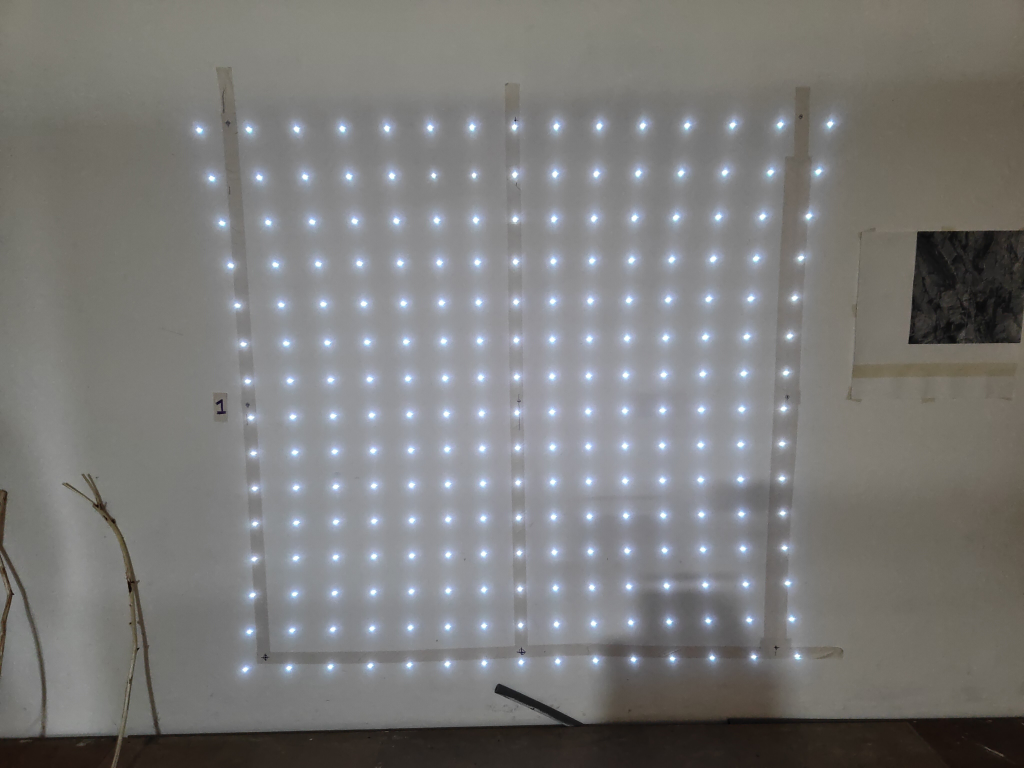
#> input picture fotos_2023nov/1.jpg, 4096 x 3072 px (shown at 1/4 size)
$ python process.py   (older library calls are emulated)
#> lines starting #> are read from the running program, lines starting #| are printed output that depends on the picture
### twod_to_twod_perspective_transformation.py

import numpy

class TwoDToTwoDPerspectiveTransformation:
    # More details on https://math.stackexchange.com/questions/296794/finding-the-transform-matrix-from-4-projected-points-with-javascript/339033#339033

    def __init__(self):
        self.__calibrated = False
        self.__matrix = None
        self.__matrix_inv = None

    @property
    def is_calibrated(self):
        return self.__calibrated

    # [40 lines left out: functions calibrate, transform_input_to_output, transform_output_to_input, _transform, _calibrate, _homogenize_to_matrix, not called in this run]

    def __str__(self):
        return f"{self.__matrix}"

### dist_transformation.py

import numpy
import math
import scipy.optimize


class DistTransformation:
    # More details on https://math.stackexchange.com/questions/296794/finding-the-transform-matrix-from-4-projected-points-with-javascript/339033#339033

    def __init__(self):
        #  Y = b * tan(s*las_sp_y - a)
        #  X = (d/cos(s*las_sp_y) + e) * tan(t*las_sp_x - c)

        self.params_str = " a, b, c, d, e, s, t, x0, y0"
        self.params     = []
        self.s = math.pi / (8*400) # guestimate , rad/pixel
        self.t = math.pi / (8*400) # guestimate , rad/pixel
        self.d = 546  # guestimate , pixel
        self.e = 51   # guestimate , pixel
        self.b = 652
        self.a = 0.0041
        self.c = 0
        self.x0 = 0
        self.y0 = 0

        self.__calibrated = False

    @property
    def is_calibrated(self):
        return self.__calibrated

    # [22 lines left out: functions calibrate, remove_disto, add_disto, not called in this run]


    def _add_disto_x(self, las_sp_x, las_sp_y, a,b,c,d,e,s,t, x0, y0):
         X =  (d/math.cos(s*las_sp_y) + e) * math.tan(t*las_sp_x - c) + x0
         return X

    def _add_disto_y(self, las_sp_y, a,b,c,d,e,s,t, x0, y0):
         Y = b * math.tan(s*las_sp_y - a) + y0
         return Y

    # [19 lines left out: functions _add_disto, _calibrate, not called in this run]

### process.py
import math
import numpy as np
print("numpy version  : " + np.version.version)
import matplotlib.pyplot as plot
from json import JSONEncoder
import cv2 as cv2
print("opencv version : " + cv2.__version__ )
import json
import argparse
import os.path
from math import *

from twod_to_twod_perspective_transformation import TwoDToTwoDPerspectiveTransformation
from dist_transformation import DistTransformation


# ===================================================
# what do/should we do : map two coordinate systems
#  laser_pixel (las_pix) ===> world_meters (wor_met) ===> photo_pixels (pho_pix)
#
#  1st : manual create reference world coordinates (world --> photo pixels)
#    fit the world meters to photo pixels
#  2nd : find the laser spots via image processing
#    map those to laser pixel grid.
#  3rd : convert laser-photo pixels --> world coordinates
#
#  4th : fit laser pixel grid towards world coordinates.

class LaserFoto:
    LASER_A= "laser model basic"
    LASER_B= "laser model sticker"
    LASER_C= "laser model 2023"
    laser_1="2W, saturn scanner"
    laser_2="2W_1"
    laser_3="2W_2"
    laser_4="10W, 3m->2m wide"
    laser_5="selfbuild"


    PROJECT_STRAIT="straight"
    PROJECT_ANGLE="angle"

    def __init__(self, file_name, start, step, mid, lines, laser_model, laser_axis, photo_axis) :
        self.filename = file_name
        self.json_file_name = file_name + ".json"
        self.start = start
        self.step = step
        self.mid = mid
        self.no_laser_spots_per_line = lines
        self.laser_model = laser_model
        self.laser_axis = laser_axis
        self.photo_axis = photo_axis
    def __str__(self):
        return f"file: {self.filename} laser_model: {self.laser_model}"


laser_photos = []                                                                           # laser projection        photo projection
# 2023nov photo 1 tm 5 are made with x start at 400, step 50, but upto excluding 400
# I asume step -400 is also missing, outside the possibilities of laser.
laser_photos.append(LaserFoto("fotos_2023nov/1.jpg", 50, 50, 400, 15, LaserFoto.laser_1, LaserFoto.PROJECT_STRAIT, LaserFoto.PROJECT_STRAIT ))
laser_photos.append(LaserFoto("fotos_2023nov/2.jpg", 50, 50, 400, 15, LaserFoto.laser_2, LaserFoto.PROJECT_STRAIT, LaserFoto.PROJECT_STRAIT ))
laser_photos.append(LaserFoto("fotos_2023nov/3.jpg", 50, 50, 400, 15, LaserFoto.laser_3, LaserFoto.PROJECT_STRAIT, LaserFoto.PROJECT_STRAIT ))
laser_photos.append(LaserFoto("fotos_2023nov/4.jpg", 50, 50, 400, 15, LaserFoto.laser_4, LaserFoto.PROJECT_STRAIT, LaserFoto.PROJECT_STRAIT ))
laser_photos.append(LaserFoto("fotos_2023nov/5.jpg", 50, 50, 400, 15, LaserFoto.laser_5, LaserFoto.PROJECT_STRAIT, LaserFoto.PROJECT_STRAIT ))
# laser_photos.append(LaserFoto("fotos_2023nov/IMG20231121170546b.jpg", 50, 50, 400, 15, LaserFoto.LASER_C, LaserFoto.PROJECT_STRAIT, LaserFoto.PROJECT_ANGLE ))
# laser_photos.append(LaserFoto("fotos_2023nov/whatsapp.jpg", 50, 50, 400, 15, LaserFoto.LASER_C, LaserFoto.PROJECT_STRAIT, LaserFoto.PROJECT_ANGLE ))


laser_photos.append(LaserFoto("fotos_2/20210618_095352.JPG", 50, 50, 400, 15, LaserFoto.LASER_A, LaserFoto.PROJECT_STRAIT, LaserFoto.PROJECT_ANGLE ))
# [26 lines of commented-out code are left out]

active_laser_photo = 0

# =====================
# Create the references
ref_wor_met = [[-1, 1], [0, 1], [1,1], # wereld coordinaten in meters.
               [-1, 0], [0, 0], [1,0],
               [-1,-1], [0,-1],[1,-1]]
laser_las_pix = []
def initialize_laser_las_pix(laser_photo):
    global laser_las_pix
    loadJson(laser_photo.json_file_name)
    laser_las_pix.clear()
    for y_i in range(0,laser_photo.no_laser_spots_per_line) :
        for x_i in range(0,laser_photo.no_laser_spots_per_line) :
            laser_las_pix.append([laser_photo.start + x_i*laser_photo.step - laser_photo.mid, laser_photo.start + y_i*laser_photo.step - laser_photo.mid])

# ================
# create the other globals
laser_pho_pix = []      # laser spots in photo pixels  : determined by openCV and store in JSON
ref_pho_pix   = []      # reference in photo pixels    : determined by click on photo and store in JSON
laser_pho_pix_from_reference = []      # check the references through the fitted model : used for photo plot

wor_to_pho_perspective_model = TwoDToTwoDPerspectiveTransformation()
las_to_wor_perspective_model = TwoDToTwoDPerspectiveTransformation()
disto_transform_model        = DistTransformation()

DRAW_CIRCLE_RADIUS = 14
DRAW_REF_RADIUS    = 14
scale = 0.25
window_name = "laser photo"
# =====================
# json serialize helper
class NumpyArrayEncoder(JSONEncoder):
    # [4 lines left out: function default, not called in this run]

# =====================================
# load json file.
def loadJson(json_file_name):
    global ref_pho_pix, laser_pho_pix
    if (os.path.isfile(json_file_name)):
        print(f"Loading {json_file_name}")
        with open(json_file_name, 'r', encoding='utf-8') as json_file:
            json_data = json_file.read()
        json_data = json.loads(json_data)
        ref_pho_pix = json_data["ref_pho_pix"]
        laser_pho_pix = json_data["laser_pho_pix"]
    else:
        ref_pho_pix = []
        laser_pho_pix = []


# =====================================
# save json file.
def saveJson(json_file_name):
    with open(json_file_name, 'w', encoding='utf-8') as json_file:
        json_data = {}
        json_data["ref_pho_pix"] = ref_pho_pix
        json_data["laser_pho_pix"] = laser_pho_pix
        json.dump(json_data, json_file, ensure_ascii=False, indent=4, cls=NumpyArrayEncoder)

    if disto_transform_model.is_calibrated :
        disto_model_file_name = "disto_model_params.txt"
        with open(os.getcwd()+disto_model_file_name+".txt", 'a', encoding='utf-8') as data_file:

            for param in disto_transform_model.params :
                data_file.write(str(param) + ', ')
            data_file.write('\n ')


# =====================================
# display the image.
def image_show():

    img = img_org.copy()

    cv2.putText(img, laser_photos[active_laser_photo].filename, (10, 150),
                    cv2.FONT_HERSHEY_SIMPLEX, 3 , color=(0,0,55), thickness = 2)

    counter = 0
    for center in laser_pho_pix:
        cv2.circle(img, (int(center[0]), int(center[1])), int(DRAW_CIRCLE_RADIUS), color=(0, 0, 255), thickness=2) # (B, G, R)
        cv2.putText(img, str(counter) ,(center[0]+4,center[1]+4),
                    cv2.FONT_HERSHEY_SIMPLEX, 1 , color=(0,0,55), thickness = 1)
        counter += 1

    counter = 0
    for r in ref_pho_pix:
        counter += 1
        RR = int(DRAW_REF_RADIUS/2)
        cv2.drawMarker(img, (r[0],r[1]), color=(0,255,55),thickness=1 )
        cv2.putText(img, str(counter) ,(r[0]+4,r[1]+4),
                    cv2.FONT_HERSHEY_SIMPLEX, 5 , color=(0,255,55), thickness = 2)

    if wor_to_pho_perspective_model.is_calibrated:
        for w,p in zip(ref_wor_met, ref_pho_pix):
            photo_coor = wor_to_pho_perspective_model.transform_input_to_output((w[0], w[1]))
            cv2.circle(img, (int(photo_coor[0]), int(photo_coor[1])), int(DRAW_CIRCLE_RADIUS+4), color=(255, 255, 255), thickness=2) # (B, G, R)
            wereld = wor_to_pho_perspective_model.transform_output_to_input((p[0], p[1]))

    counter = 0
    for center in laser_pho_pix_from_reference:
        cv2.circle(img, (int(center[0]), int(center[1])), int(DRAW_CIRCLE_RADIUS+4), color=(255, 0, 0), thickness=2) # (B, G, R)
        counter += 1


    img = img[crop[1][0]:crop[1][1], crop[0][0]:crop[0][1]] #https://stackoverflow.com/questions/15589517/how-to-crop-an-image-in-opencv-using-python#15589825
    img = cv2.resize(img, (0, 0), fx=scale, fy=scale)

    cv2.imshow(window_name, img)

# =======================
# IMAGE PROCESS THE LASERS
test_image = 0
# [32 lines left out: function image_process_laser_dots, not called in this run]

# =============
# sort the references (asume it's nine of them (3X3)) and fit them to the meters
def x_value(v) : return v[0]
def y_value(v) : return v[1]
# [51 lines left out: functions sort_references, det_matrix_corners, closest_node, not called in this run]
# ==============
# helper : return if point p is above line created from points a and b
def isabove(p, a,b):
    return (np.cross(p-a, b-a) > 0) # https://stackoverflow.com/questions/45766534/finding-cross-product-to-find-points-above-below-a-line-in-matplotlib


# =============
# map the lasers to the set setoints, and sort them
# [162 lines left out: functions laser_map_and_sort, model_projections, not called in this run]


# ===============
# MOUSE HANDLING
l_mouse_down = False
r_mouse_down = False
r_mouse_down_last = [0,0]
# [82 lines left out: function mouse_call, not called in this run]


img_width  = 0
img_height = 0
img_org    = 0
def load_image(laser_photo):
    global img_height, img_width, crop, img_org
    img_org = cv2.imread(laser_photo.filename, cv2.IMREAD_COLOR)
#> img_org is the input picture: shape (3072, 4096, 3); mean B, G, R 120.8, 122.2, 122.7
    img_height = img_org.shape[0]
#> img_height = 3072
    img_width  = img_org.shape[1]
#> img_width = 4096
    crop       = [[0, img_width], [0, img_height]]   # [[x1,x2], [y1,y2]]
#> crop = [[0, 4096], [0, 3072]]
    image_show()
#> after the loop in image_show, `for center in laser_pho_pix:`: counter = 0
#> in image_show, `img = cv2.resize(img, (0, 0), fx=scale, fy=scale)`:
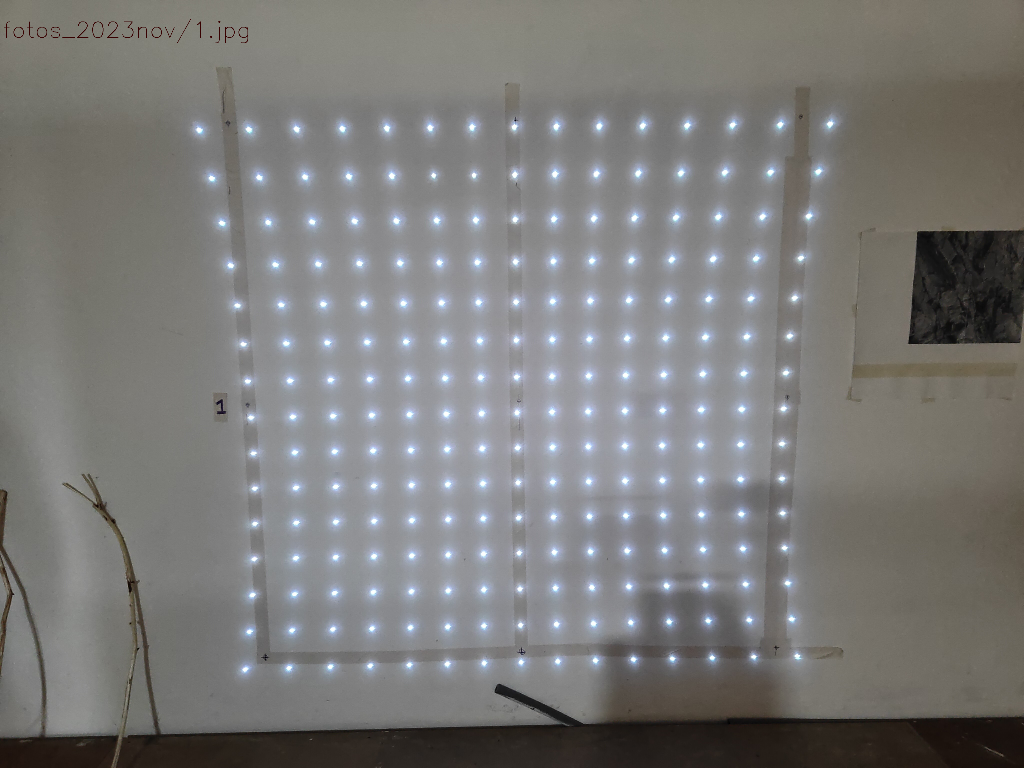
#> img: shape (768, 1024, 3); mean B, G, R 120.9, 122.3, 122.8


# ///////////
# main script
# ///////////

if __name__ == "__main__":


    initialize_laser_las_pix(laser_photos[active_laser_photo])
    load_image(laser_photos[active_laser_photo])
    cv2.setMouseCallback(window_name, mouse_call)

    print("press q to QUIT")
    print("      r to RESET VIEW")
    print("      l to LASER spot image process")
    print("      c to clear Laser MODEL")
    print("      S to clear Laser map and sort")
    print("      m to perspective fit the reference photo-world correction model")
    print("      S to SAVE JSON")
    print("      RMB to DRAG VIEW")
    print("      LMB to SET MARKER and/or laser spot")
    print("      CNTRL-LMB to REMOVE LASER and/or REFERENCE POINT (only @scale 1")

    run = True
    while(run) :
        plot.pause(0.01)

        key = cv2.waitKeyEx(30)
#> (key q is pressed here)
#> key = 113
        # if key != -1 : print(".." + str(key) + "..")
        if (key == ord("q")) :
            run = False
        elif (key == ord("r")):
            crop          = [[0, img_width], [0, img_height]]   # img[y:y+h, x:x+w]
            scale = 0.25
            image_show()
        elif (key == ord("l")):
            print( "MODELING LASERS")
            image_process_laser_dots(img_org)
            image_show()
        elif (key == ord("c")):
            print( "CLEAR LASERS")
            laser_pho_pix = []
            image_show()
        elif (key == ord("s")):
            laser_map_and_sort(laser_photos[active_laser_photo])
            image_show()
        elif (key == ord("m")):
            model_projections(laser_photos[active_laser_photo])

        elif (key == ord("S")):
            saveJson(laser_photos[active_laser_photo].json_file_name)

            image_show()
        elif (key == 2424832): # left arrow
            if active_laser_photo == 0 :
                active_laser_photo = len(laser_photos) - 1
            else :
                active_laser_photo -= 1
            initialize_laser_las_pix(laser_photos[active_laser_photo])
            load_image(laser_photos[active_laser_photo])

        elif (key == 2555904): # right arrow
            if active_laser_photo == len(laser_photos) - 1 :
                active_laser_photo = 0
            else :
                active_laser_photo += 1
            initialize_laser_las_pix(laser_photos[active_laser_photo])
            load_image(laser_photos[active_laser_photo])


    saveJson(laser_photos[active_laser_photo].json_file_name)
    cv2.destroyAllWindows()

$ run again, with fotos_2023nov/IMG20231121170546b.jpg copied over fotos_2023nov/1.jpg
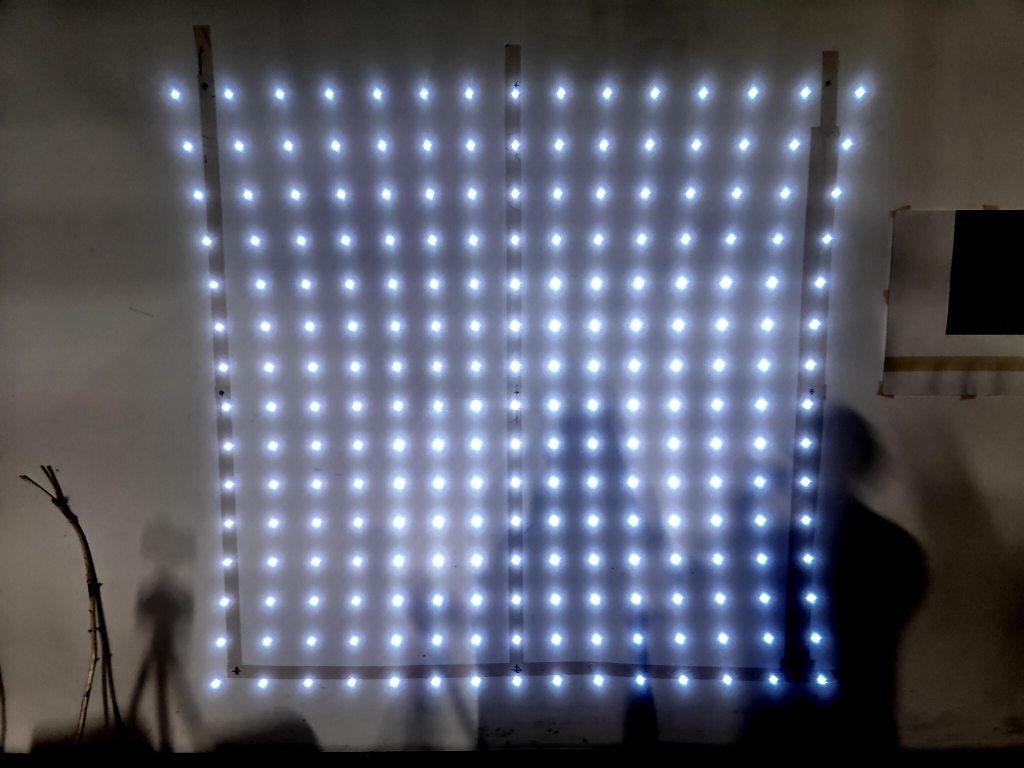
#> input picture fotos_2023nov/IMG20231121170546b.jpg, 4096 x 3072 px (shown at 1/4 size)
#> in load_image, img_org is the input picture: shape (3072, 4096, 3); mean B, G, R 101.4, 88.9, 85.9
#> after the loop in image_show, `for center in laser_pho_pix:`: counter = 0
#> in image_show, `img = cv2.resize(img, (0, 0), fx=scale, fy=scale)`:
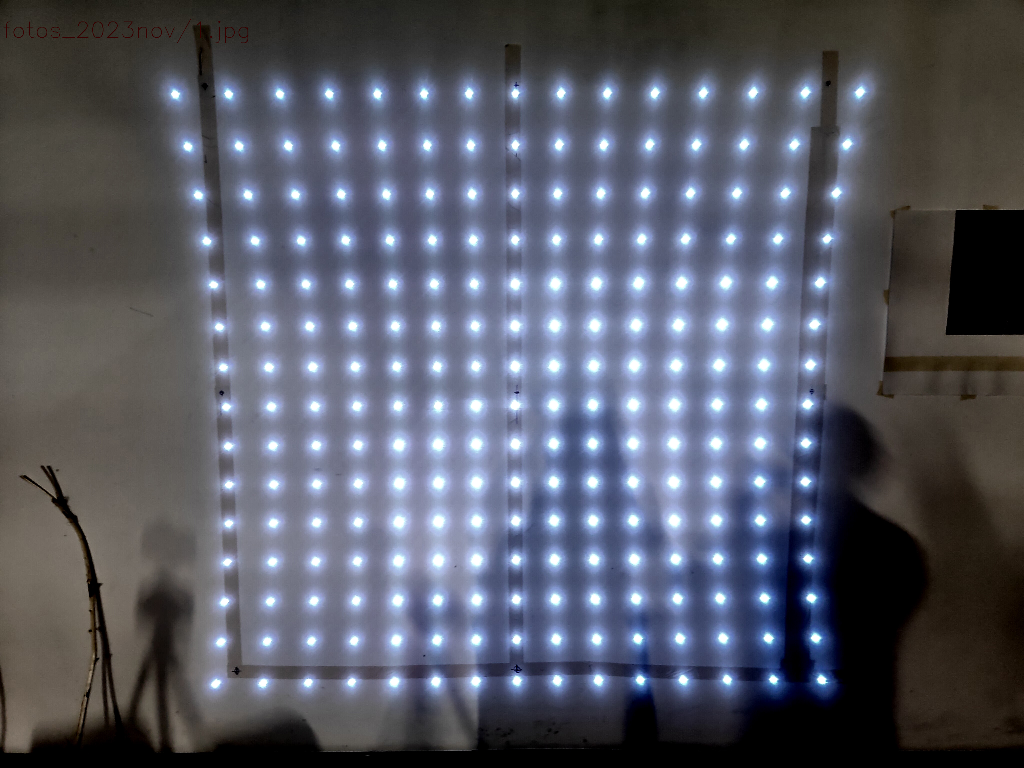
#> img: shape (768, 1024, 3); mean B, G, R 101.5, 89, 86
#> key = 113

$ run again, with fotos_2/20210618_095410.JPG copied over fotos_2023nov/1.jpg
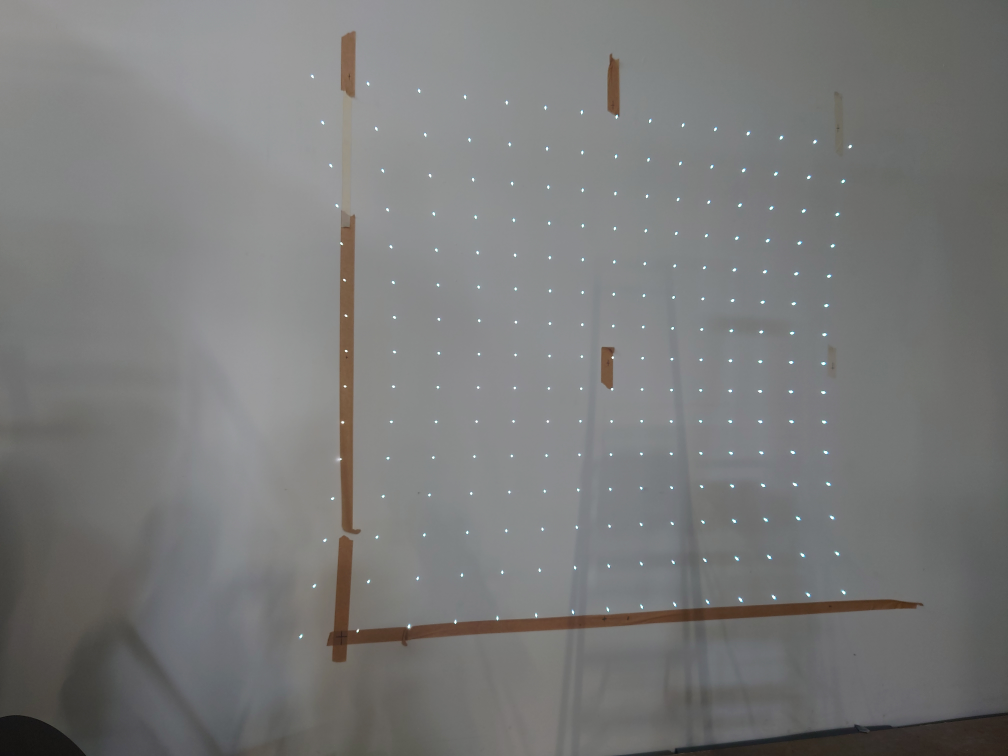
#> input picture fotos_2/20210618_095410.JPG, 4032 x 3024 px (shown at 1/4 size)
#> in load_image, img_org is the input picture: shape (3024, 4032, 3); mean B, G, R 121.4, 121.9, 121.6
#> after the loop in image_show, `for center in laser_pho_pix:`: counter = 0
#> in image_show, `img = cv2.resize(img, (0, 0), fx=scale, fy=scale)`:
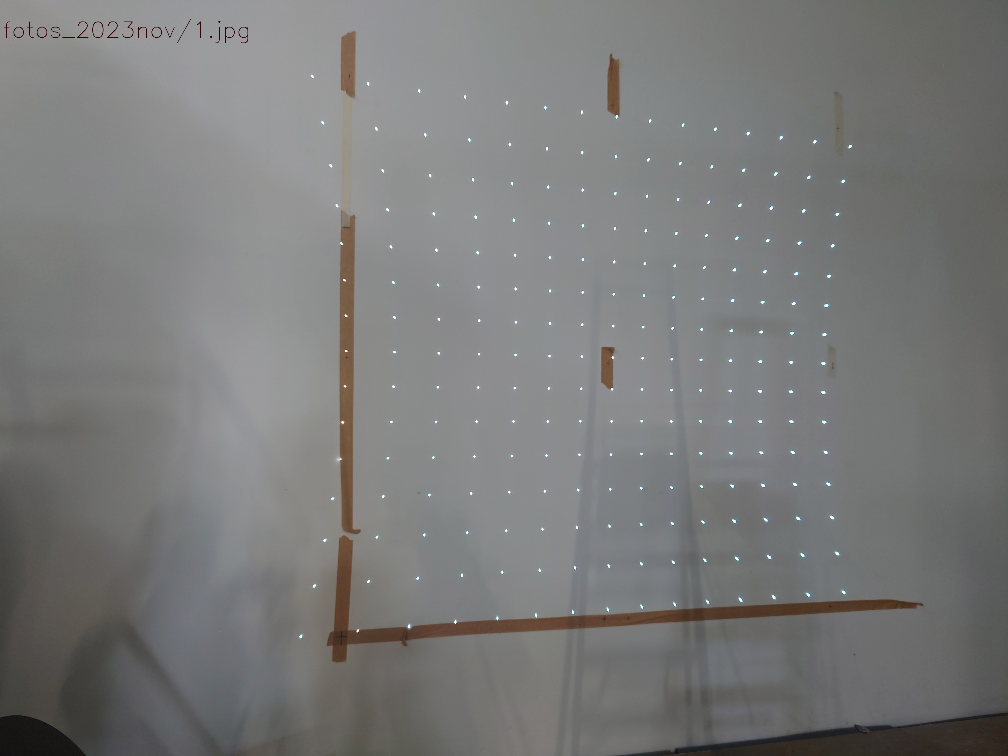
#> img: shape (756, 1008, 3); mean B, G, R 121.4, 122, 121.6
#> key = 113
